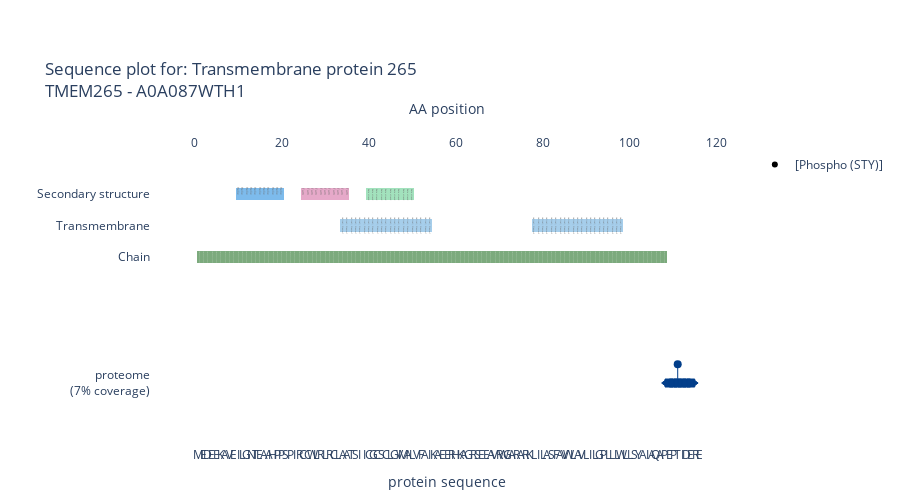

Write notebook code for a chart like this one.
### Code cell
#hide
plot_peptide_traces(test_formatted_proteome_data,
                    name = 'proteome',
                    protein = "A0A087WTH1",
                    fasta = test_fasta,
                    uniprot=uniprot_annotation,
                    selected_features=all_annotatins,
                    uniprot_feature_dict=uniprot_feature_dict,
                    uniprot_color_dict=uniprot_color_dict)

### Figure 1 — Plotly figure (JSON) as saved in the notebook; plotly's stock layout.template omitted (floating-point values rounded to 4 significant figures)
{"data": [{"hovertemplate": "Peptide: %{meta}<br>Protein IDs: %{text}", "marker": {"color": ["#023e8a", "#023e8a", "#023e8a", "#023e8a", "#023e8a", "#023e8a", "#023e8a", "#023e8a"], "line": {"color": ["#023e8a", "#023e8a", "#023e8a", "#023e8a", "#023e8a", "#023e8a", "#023e8a", "#023e8a"]}, "opacity": 1, "size": [6, 8, 8, 8, 8, 8, 8, 6], "symbol": [7, 1, 1, 1, 1, 1, 1, 8]}, "meta": ["PEPT[Phospho (STY)]IDER", "PEPT[Phospho (STY)]IDER", "PEPT[Phospho (STY)]IDER", "PEPT[Phospho (STY)]IDER", "PEPT[Phospho (STY)]IDER", "PEPT[Phospho (STY)]IDER", "PEPT[Phospho (STY)]IDER", "PEPT[Phospho (STY)]IDER"], "mode": "markers", "name": "", "showlegend": false, "text": ["A0A024R161;A0A087WT10;A0A087WTH1", "A0A024R161;A0A087WT10;A0A087WTH1", "A0A024R161;A0A087WT10;A0A087WTH1", "A0A024R161;A0A087WT10;A0A087WTH1", "A0A024R161;A0A087WT10;A0A087WTH1", "A0A024R161;A0A087WT10;A0A087WTH1", "A0A024R161;A0A087WT10;A0A087WTH1", "A0A024R161;A0A087WT10;A0A087WTH1"], "type": "scatter", "x": [108, 109, 110, 111, 112, 113, 114, 115], "xaxis": "x2", "y": [0, 0, 0, 0, 0, 0, 0, 0, 0, 0, 0, 0, 0, 0, 0, 0, 0, 0, 0, 0, 0, 0, 0, 0, 0, 0, 0, 0, 0, 0, 0, 0, 0, 0, 0, 0, 0, 0, 0, 0, 0, 0, 0, 0, 0, 0, 0, 0, 0, 0, 0, 0, 0, 0, 0, 0, 0, 0, 0, 0, 0, 0, 0, 0, 0, 0, 0, 0, 0, 0, 0, 0, 0, 0, 0, 0, 0, 0, 0, 0, 0, 0, 0, 0, 0, 0, 0, 0, 0, 0, 0, 0, 0, 0, 0, 0, 0, 0, 0, 0, 0, 0, 0, 0, 0, 0, 0, 0, 0, 0, 0, 0, 0, 0, 0, 0]}, {"hovertemplate": "PTM: %{text}", "marker": {"color": ["#023e8a"], "line": {"color": ["#023e8a"]}, "opacity": 1, "size": 8, "symbol": [0]}, "mode": "markers", "name": "", "showlegend": false, "text": ["[Phospho (STY)]"], "type": "scatter", "x": [111], "xaxis": "x2", "y": [0.3]}, {"name": "", "showlegend": false, "type": "scatter", "xaxis": "x", "y": [null]}, {"marker": {"color": "black", "symbol": 0}, "mode": "markers", "name": "[Phospho (STY)]", "showlegend": true, "type": "scatter", "xaxis": "x2", "y": [null]}, {"base": [1.9, 1.9, 1.9, 1.9, 1.9, 1.9, 1.9, 1.9, 1.9, 1.9, 1.9, 1.9, 1.9, 1.9, 1.9, 1.9, 1.9, 1.9, 1.9, 1.9, 1.9, 1.9, 1.9, 1.9, 1.9, 1.9, 1.9, 1.9, 1.9, 1.9, 1.9, 1.9, 1.9, 1.9, 1.9, 1.9, 1.9, 1.9, 1.9, 1.9, 1.9, 1.9, 1.9, 1.9, 1.9, 1.9, 1.9, 1.9, 1.9, 1.9, 1.9, 1.9, 1.9, 1.9, 1.9, 1.9, 1.9, 1.9, 1.9, 1.9, 1.9, 1.9, 1.9, 1.9, 1.9, 1.9, 1.9, 1.9, 1.9, 1.9, 1.9, 1.9, 1.9, 1.9, 1.9, 1.9, 1.9, 1.9, 1.9, 1.9, 1.9, 1.9, 1.9, 1.9, 1.9, 1.9, 1.9, 1.9, 1.9, 1.9, 1.9, 1.9, 1.9, 1.9, 1.9, 1.9, 1.9, 1.9, 1.9, 1.9, 1.9, 1.9, 1.9, 1.9, 1.9, 1.9, 1.9, 1.9], "hovertemplate": "%{text}", "marker": {"color": "#5C965D", "line": {"width": 0}}, "name": "", "opacity": 0.8, "showlegend": false, "text": ["Transmembrane protein 265", "Transmembrane protein 265", "Transmembrane protein 265", "Transmembrane protein 265", "Transmembrane protein 265", "Transmembrane protein 265", "Transmembrane protein 265", "Transmembrane protein 265", "Transmembrane protein 265", "Transmembrane protein 265", "Transmembrane protein 265", "Transmembrane protein 265", "Transmembrane protein 265", "Transmembrane protein 265", "Transmembrane protein 265", "Transmembrane protein 265", "Transmembrane protein 265", "Transmembrane protein 265", "Transmembrane protein 265", "Transmembrane protein 265", "Transmembrane protein 265", "Transmembrane protein 265", "Transmembrane protein 265", "Transmembrane protein 265", "Transmembrane protein 265", "Transmembrane protein 265", "Transmembrane protein 265", "Transmembrane protein 265", "Transmembrane protein 265", "Transmembrane protein 265", "Transmembrane protein 265", "Transmembrane protein 265", "Transmembrane protein 265", "Transmembrane protein 265", "Transmembrane protein 265", "Transmembrane protein 265", "Transmembrane protein 265", "Transmembrane protein 265", "Transmembrane protein 265", "Transmembrane protein 265", "Transmembrane protein 265", "Transmembrane protein 265", "Transmembrane protein 265", "Transmembrane protein 265", "Transmembrane protein 265", "Transmembrane protein 265", "Transmembrane protein 265", "Transmembrane protein 265", "Transmembrane protein 265", "Transmembrane protein 265", "Transmembrane protein 265", "Transmembrane protein 265", "Transmembrane protein 265", "Transmembrane protein 265", "Transmembrane protein 265", "Transmembrane protein 265", "Transmembrane protein 265", "Transmembrane protein 265", "Transmembrane protein 265", "Transmembrane protein 265", "Transmembrane protein 265", "Transmembrane protein 265", "Transmembrane protein 265", "Transmembrane protein 265", "Transmembrane protein 265", "Transmembrane protein 265", "Transmembrane protein 265", "Transmembrane protein 265", "Transmembrane protein 265", "Transmembrane protein 265", "Transmembrane protein 265", "Transmembrane protein 265", "Transmembrane protein 265", "Transmembrane protein 265", "Transmembrane protein 265", "Transmembrane protein 265", "Transmembrane protein 265", "Transmembrane protein 265", "Transmembrane protein 265", "Transmembrane protein 265", "Transmembrane protein 265", "Transmembrane protein 265", "Transmembrane protein 265", "Transmembrane protein 265", "Transmembrane protein 265", "Transmembrane protein 265", "Transmembrane protein 265", "Transmembrane protein 265", "Transmembrane protein 265", "Transmembrane protein 265", "Transmembrane protein 265", "Transmembrane protein 265", "Transmembrane protein 265", "Transmembrane protein 265", "Transmembrane protein 265", "Transmembrane protein 265", "Transmembrane protein 265", "Transmembrane protein 265", "Transmembrane protein 265", "Transmembrane protein 265", "Transmembrane protein 265", "Transmembrane protein 265", "Transmembrane protein 265", "Transmembrane protein 265", "Transmembrane protein 265", "Transmembrane protein 265", "Transmembrane protein 265", "Transmembrane protein 265"], "type": "bar", "x": [1, 2, 3, 4, 5, 6, 7, 8, 9, 10, 11, 12, 13, 14, 15, 16, 17, 18, 19, 20, 21, 22, 23, 24, 25, 26, 27, 28, 29, 30, 31, 32, 33, 34, 35, 36, 37, 38, 39, 40, 41, 42, 43, 44, 45, 46, 47, 48, 49, 50, 51, 52, 53, 54, 55, 56, 57, 58, 59, 60, 61, 62, 63, 64, 65, 66, 67, 68, 69, 70, 71, 72, 73, 74, 75, 76, 77, 78, 79, 80, 81, 82, 83, 84, 85, 86, 87, 88, 89, 90, 91, 92, 93, 94, 95, 96, 97, 98, 99, 100, 101, 102, 103, 104, 105, 106, 107, 108], "xaxis": "x2", "y": [0.2, 0.2, 0.2, 0.2, 0.2, 0.2, 0.2, 0.2, 0.2, 0.2, 0.2, 0.2, 0.2, 0.2, 0.2, 0.2, 0.2, 0.2, 0.2, 0.2, 0.2, 0.2, 0.2, 0.2, 0.2, 0.2, 0.2, 0.2, 0.2, 0.2, 0.2, 0.2, 0.2, 0.2, 0.2, 0.2, 0.2, 0.2, 0.2, 0.2, 0.2, 0.2, 0.2, 0.2, 0.2, 0.2, 0.2, 0.2, 0.2, 0.2, 0.2, 0.2, 0.2, 0.2, 0.2, 0.2, 0.2, 0.2, 0.2, 0.2, 0.2, 0.2, 0.2, 0.2, 0.2, 0.2, 0.2, 0.2, 0.2, 0.2, 0.2, 0.2, 0.2, 0.2, 0.2, 0.2, 0.2, 0.2, 0.2, 0.2, 0.2, 0.2, 0.2, 0.2, 0.2, 0.2, 0.2, 0.2, 0.2, 0.2, 0.2, 0.2, 0.2, 0.2, 0.2, 0.2, 0.2, 0.2, 0.2, 0.2, 0.2, 0.2, 0.2, 0.2, 0.2, 0.2, 0.2, 0.2]}, {"base": [2.4, 2.4, 2.4, 2.4, 2.4, 2.4, 2.4, 2.4, 2.4, 2.4, 2.4, 2.4, 2.4, 2.4, 2.4, 2.4, 2.4, 2.4, 2.4, 2.4, 2.4], "hovertemplate": "%{text}", "marker": {"color": "#90c2e7", "line": {"width": 0}}, "name": "", "opacity": 0.8, "showlegend": false, "text": ["Helical; Name=1", "Helical; Name=1", "Helical; Name=1", "Helical; Name=1", "Helical; Name=1", "Helical; Name=1", "Helical; Name=1", "Helical; Name=1", "Helical; Name=1", "Helical; Name=1", "Helical; Name=1", "Helical; Name=1", "Helical; Name=1", "Helical; Name=1", "Helical; Name=1", "Helical; Name=1", "Helical; Name=1", "Helical; Name=1", "Helical; Name=1", "Helical; Name=1", "Helical; Name=1"], "type": "bar", "x": [34, 35, 36, 37, 38, 39, 40, 41, 42, 43, 44, 45, 46, 47, 48, 49, 50, 51, 52, 53, 54], "xaxis": "x2", "y": [0.2, 0.2, 0.2, 0.2, 0.2, 0.2, 0.2, 0.2, 0.2, 0.2, 0.2, 0.2, 0.2, 0.2, 0.2, 0.2, 0.2, 0.2, 0.2, 0.2, 0.2]}, {"base": [2.4, 2.4, 2.4, 2.4, 2.4, 2.4, 2.4, 2.4, 2.4, 2.4, 2.4, 2.4, 2.4, 2.4, 2.4, 2.4, 2.4, 2.4, 2.4, 2.4, 2.4], "hovertemplate": "%{text}", "marker": {"color": "#90c2e7", "line": {"width": 0}}, "name": "", "opacity": 0.8, "showlegend": false, "text": ["Helical; Name=2", "Helical; Name=2", "Helical; Name=2", "Helical; Name=2", "Helical; Name=2", "Helical; Name=2", "Helical; Name=2", "Helical; Name=2", "Helical; Name=2", "Helical; Name=2", "Helical; Name=2", "Helical; Name=2", "Helical; Name=2", "Helical; Name=2", "Helical; Name=2", "Helical; Name=2", "Helical; Name=2", "Helical; Name=2", "Helical; Name=2", "Helical; Name=2", "Helical; Name=2"], "type": "bar", "x": [78, 79, 80, 81, 82, 83, 84, 85, 86, 87, 88, 89, 90, 91, 92, 93, 94, 95, 96, 97, 98], "xaxis": "x2", "y": [0.2, 0.2, 0.2, 0.2, 0.2, 0.2, 0.2, 0.2, 0.2, 0.2, 0.2, 0.2, 0.2, 0.2, 0.2, 0.2, 0.2, 0.2, 0.2, 0.2, 0.2]}, {"base": [2.9, 2.9, 2.9, 2.9, 2.9, 2.9, 2.9, 2.9, 2.9, 2.9, 2.9], "hovertemplate": "%{text}", "marker": {"color": "#5dabe8", "line": {"width": 0}}, "name": "", "opacity": 0.8, "showlegend": false, "text": ["Helix", "Helix", "Helix", "Helix", "Helix", "Helix", "Helix", "Helix", "Helix", "Helix", "Helix"], "type": "bar", "x": [10, 11, 12, 13, 14, 15, 16, 17, 18, 19, 20], "xaxis": "x2", "y": [0.2, 0.2, 0.2, 0.2, 0.2, 0.2, 0.2, 0.2, 0.2, 0.2, 0.2]}, {"base": [2.9, 2.9, 2.9, 2.9, 2.9, 2.9, 2.9, 2.9, 2.9, 2.9, 2.9], "hovertemplate": "%{text}", "marker": {"color": "#e094bc", "line": {"width": 0}}, "name": "", "opacity": 0.8, "showlegend": false, "text": ["Turn", "Turn", "Turn", "Turn", "Turn", "Turn", "Turn", "Turn", "Turn", "Turn", "Turn"], "type": "bar", "x": [25, 26, 27, 28, 29, 30, 31, 32, 33, 34, 35], "xaxis": "x2", "y": [0.2, 0.2, 0.2, 0.2, 0.2, 0.2, 0.2, 0.2, 0.2, 0.2, 0.2]}, {"base": [2.9, 2.9, 2.9, 2.9, 2.9, 2.9, 2.9, 2.9, 2.9, 2.9, 2.9], "hovertemplate": "%{text}", "marker": {"color": "#8cdbad", "line": {"width": 0}}, "name": "", "opacity": 0.8, "showlegend": false, "text": ["Beta strand", "Beta strand", "Beta strand", "Beta strand", "Beta strand", "Beta strand", "Beta strand", "Beta strand", "Beta strand", "Beta strand", "Beta strand"], "type": "bar", "x": [40, 41, 42, 43, 44, 45, 46, 47, 48, 49, 50], "xaxis": "x2", "y": [0.2, 0.2, 0.2, 0.2, 0.2, 0.2, 0.2, 0.2, 0.2, 0.2, 0.2]}, {"hovertemplate": "<b>%{meta}: %{text}<b>", "marker": {"color": "rgba(135, 206, 250, 0)"}, "meta": ["M", "E", "D", "E", "E", "K", "A", "V", "E", "I", "L", "G", "N", "T", "E", "A", "A", "H", "P", "P", "S", "P", "I", "R", "C", "C", "W", "L", "R", "L", "R", "C", "L", "A", "A", "T", "S", "I", "I", "C", "G", "C", "S", "C", "L", "G", "V", "M", "A", "L", "V", "F", "A", "I", "K", "A", "E", "E", "R", "H", "K", "A", "G", "R", "S", "E", "E", "A", "V", "R", "W", "G", "A", "R", "A", "R", "K", "L", "I", "L", "A", "S", "F", "A", "V", "W", "L", "A", "V", "L", "I", "L", "G", "P", "L", "L", "L", "W", "L", "L", "S", "Y", "A", "I", "A", "Q", "A", "P", "E", "P", "T", "I", "D", "E", "R", "E"], "mode": "markers", "name": "", "showlegend": false, "text": ["Methionine", "Glutamic acid", "Aspartic acid", "Glutamic acid", "Glutamic acid", "Lysine", "Alanine", "Valine", "Glutamic acid", "Isoleucine", "Leucine", "Glycine", "Asparagine", "Treonine", "Glutamic acid", "Alanine", "Alanine", "Histidine", "Proline", "Proline", "Serine", "Proline", "Isoleucine", "Arginine", "Cysteine", "Cysteine", "Tryptophan", "Leucine", "Arginine", "Leucine", "Arginine", "Cysteine", "Leucine", "Alanine", "Alanine", "Treonine", "Serine", "Isoleucine", "Isoleucine", "Cysteine", "Glycine", "Cysteine", "Serine", "Cysteine", "Leucine", "Glycine", "Valine", "Methionine", "Alanine", "Leucine", "Valine", "Phenylalanine", "Alanine", "Isoleucine", "Lysine", "Alanine", "Glutamic acid", "Glutamic acid", "Arginine", "Histidine", "Lysine", "Alanine", "Glycine", "Arginine", "Serine", "Glutamic acid", "Glutamic acid", "Alanine", "Valine", "Arginine", "Tryptophan", "Glycine", "Alanine", "Arginine", "Alanine", "Arginine", "Lysine", "Leucine", "Isoleucine", "Leucine", "Alanine", "Serine", "Phenylalanine", "Alanine", "Valine", "Tryptophan", "Leucine", "Alanine", "Valine", "Leucine", "Isoleucine", "Leucine", "Glycine", "Proline", "Leucine", "Leucine", "Leucine", "Tryptophan", "Leucine", "Leucine", "Serine", "Tyrosine", "Alanine", "Isoleucine", "Alanine", "Glutamine", "Alanine", "Proline", "Glutamic acid", "Proline", "Treonine", "Isoleucine", "Aspartic acid", "Glutamic acid", "Arginine", "Glutamic acid"], "type": "scatter", "x": [1, 2, 3, 4, 5, 6, 7, 8, 9, 10, 11, 12, 13, 14, 15, 16, 17, 18, 19, 20, 21, 22, 23, 24, 25, 26, 27, 28, 29, 30, 31, 32, 33, 34, 35, 36, 37, 38, 39, 40, 41, 42, 43, 44, 45, 46, 47, 48, 49, 50, 51, 52, 53, 54, 55, 56, 57, 58, 59, 60, 61, 62, 63, 64, 65, 66, 67, 68, 69, 70, 71, 72, 73, 74, 75, 76, 77, 78, 79, 80, 81, 82, 83, 84, 85, 86, 87, 88, 89, 90, 91, 92, 93, 94, 95, 96, 97, 98, 99, 100, 101, 102, 103, 104, 105, 106, 107, 108, 109, 110, 111, 112, 113, 114, 115, 116], "xaxis": "x2", "y": [0, 0, 0, 0, 0, 0, 0, 0, 0, 0, 0, 0, 0, 0, 0, 0, 0, 0, 0, 0, 0, 0, 0, 0, 0, 0, 0, 0, 0, 0, 0, 0, 0, 0, 0, 0, 0, 0, 0, 0, 0, 0, 0, 0, 0, 0, 0, 0, 0, 0, 0, 0, 0, 0, 0, 0, 0, 0, 0, 0, 0, 0, 0, 0, 0, 0, 0, 0, 0, 0, 0, 0, 0, 0, 0, 0, 0, 0, 0, 0, 0, 0, 0, 0, 0, 0, 0, 0, 0, 0, 0, 0, 0, 0, 0, 0, 0, 0, 0, 0, 0, 0, 0, 0, 0, 0, 0, 0, 0, 0, 0, 0, 0, 0, 0, 0]}], "layout": {"bargap": 0, "barmode": "stack", "height": 500, "hoverdistance": 1, "hovermode": "x unified", "margin": {"b": 20, "l": 20, "r": 20, "t": 150}, "meta": 7, "plot_bgcolor": "rgba(0,0,0,0)", "shapes": [{"line": {"color": "#023e8a", "width": 1}, "type": "line", "x0": 111, "x1": 111, "xref": "x2", "y0": 0, "y1": 0.3}], "title": {"text": "Sequence plot for: Transmembrane protein 265<br>TMEM265 - A0A087WTH1"}, "xaxis": {"anchor": "y", "matches": "x2", "range": [-10, 126], "showgrid": false, "tickangle": 0, "tickmode": "array", "ticktext": ["M", "E", "D", "E", "E", "K", "A", "V", "E", "I", "L", "G", "N", "T", "E", "A", "A", "H", "P", "P", "S", "P", "I", "R", "C", "C", "W", "L", "R", "L", "R", "C", "L", "A", "A", "T", "S", "I", "I", "C", "G", "C", "S", "C", "L", "G", "V", "M", "A", "L", "V", "F", "A", "I", "K", "A", "E", "E", "R", "H", "K", "A", "G", "R", "S", "E", "E", "A", "V", "R", "W", "G", "A", "R", "A", "R", "K", "L", "I", "L", "A", "S", "F", "A", "V", "W", "L", "A", "V", "L", "I", "L", "G", "P", "L", "L", "L", "W", "L", "L", "S", "Y", "A", "I", "A", "Q", "A", "P", "E", "P", "T", "I", "D", "E", "R", "E"], "tickvals": [1, 2, 3, 4, 5, 6, 7, 8, 9, 10, 11, 12, 13, 14, 15, 16, 17, 18, 19, 20, 21, 22, 23, 24, 25, 26, 27, 28, 29, 30, 31, 32, 33, 34, 35, 36, 37, 38, 39, 40, 41, 42, 43, 44, 45, 46, 47, 48, 49, 50, 51, 52, 53, 54, 55, 56, 57, 58, 59, 60, 61, 62, 63, 64, 65, 66, 67, 68, 69, 70, 71, 72, 73, 74, 75, 76, 77, 78, 79, 80, 81, 82, 83, 84, 85, 86, 87, 88, 89, 90, 91, 92, 93, 94, 95, 96, 97, 98, 99, 100, 101, 102, 103, 104, 105, 106, 107, 108, 109, 110, 111, 112, 113, 114, 115, 116], "title": {"text": "protein sequence"}, "type": "linear", "zeroline": false}, "xaxis2": {"anchor": "y", "matches": "x", "range": [-10, 126], "showgrid": false, "side": "top", "tickangle": 0, "tickformat": ".d", "tickmode": "auto", "title": {"text": "AA position"}, "type": "linear", "zeroline": false}, "yaxis": {"automargin": true, "range": [-1, 3.7], "showgrid": false, "showticklabels": true, "tickmode": "array", "ticktext": ["proteome<br> (7% coverage)", "Chain", "Transmembrane", "Secondary structure"], "tickvals": [0, 2, 2.5, 3], "title": {"text": ""}, "zeroline": false}}}
